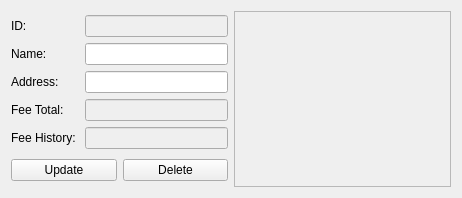
<?xml version="1.0" encoding="UTF-8"?>
<ui version="4.0">
 <class>BorrowerEntry</class>
 <widget class="QWidget" name="BorrowerEntry">
  <property name="geometry">
   <rect>
    <x>0</x>
    <y>0</y>
    <width>462</width>
    <height>198</height>
   </rect>
  </property>
  <property name="sizePolicy">
   <sizepolicy hsizetype="Preferred" vsizetype="Preferred">
    <horstretch>0</horstretch>
    <verstretch>0</verstretch>
   </sizepolicy>
  </property>
  <property name="minimumSize">
   <size>
    <width>0</width>
    <height>198</height>
   </size>
  </property>
  <property name="windowTitle">
   <string>Form</string>
  </property>
  <layout class="QVBoxLayout" name="verticalLayout_3">
   <item>
    <layout class="QHBoxLayout" name="horizontalLayout_3">
     <item>
      <layout class="QGridLayout" name="gridLayout">
       <item row="0" column="0">
        <layout class="QHBoxLayout" name="horizontalLayout">
         <item>
          <layout class="QVBoxLayout" name="verticalLayout_2">
           <item>
            <widget class="QLabel" name="idLabel">
             <property name="text">
              <string>ID:</string>
             </property>
            </widget>
           </item>
           <item>
            <widget class="QLabel" name="nameLabel">
             <property name="text">
              <string>Name:</string>
             </property>
            </widget>
           </item>
           <item>
            <widget class="QLabel" name="addressLabel">
             <property name="text">
              <string>Address:</string>
             </property>
            </widget>
           </item>
           <item>
            <widget class="QLabel" name="feeTotalLabel">
             <property name="text">
              <string>Fee Total: </string>
             </property>
            </widget>
           </item>
           <item>
            <widget class="QLabel" name="feeHistoryLabel">
             <property name="text">
              <string>Fee History: </string>
             </property>
            </widget>
           </item>
          </layout>
         </item>
         <item>
          <layout class="QVBoxLayout" name="verticalLayout">
           <item>
            <widget class="QLineEdit" name="idLineEdit">
             <property name="enabled">
              <bool>false</bool>
             </property>
             <property name="autoFillBackground">
              <bool>false</bool>
             </property>
             <property name="readOnly">
              <bool>true</bool>
             </property>
            </widget>
           </item>
           <item>
            <widget class="QLineEdit" name="nameLineEdit"/>
           </item>
           <item>
            <widget class="QLineEdit" name="addressLineEdit"/>
           </item>
           <item>
            <widget class="QLineEdit" name="feeTotalLineEdit">
             <property name="enabled">
              <bool>false</bool>
             </property>
             <property name="autoFillBackground">
              <bool>false</bool>
             </property>
             <property name="readOnly">
              <bool>true</bool>
             </property>
            </widget>
           </item>
           <item>
            <widget class="QLineEdit" name="feeHistoryLineEdit">
             <property name="enabled">
              <bool>false</bool>
             </property>
             <property name="autoFillBackground">
              <bool>false</bool>
             </property>
             <property name="readOnly">
              <bool>true</bool>
             </property>
            </widget>
           </item>
          </layout>
         </item>
        </layout>
       </item>
       <item row="1" column="0">
        <layout class="QHBoxLayout" name="horizontalLayout_2">
         <item>
          <widget class="QPushButton" name="updateButton">
           <property name="text">
            <string>Update</string>
           </property>
          </widget>
         </item>
         <item>
          <widget class="QPushButton" name="deleteButton">
           <property name="text">
            <string>Delete</string>
           </property>
          </widget>
         </item>
        </layout>
       </item>
      </layout>
     </item>
     <item>
      <widget class="QScrollArea" name="scrollArea">
       <property name="widgetResizable">
        <bool>true</bool>
       </property>
       <widget class="QWidget" name="scrollAreaWidgetContents">
        <property name="geometry">
         <rect>
          <x>0</x>
          <y>0</y>
          <width>216</width>
          <height>176</height>
         </rect>
        </property>
       </widget>
      </widget>
     </item>
    </layout>
   </item>
  </layout>
  <zorder>idLineEdit</zorder>
  <zorder>idLabel</zorder>
  <zorder>idLabel</zorder>
  <zorder>idLineEdit</zorder>
  <zorder>nameLabel</zorder>
  <zorder>nameLineEdit</zorder>
  <zorder>addressLabel</zorder>
  <zorder>addressLineEdit</zorder>
  <zorder>feeTotalLabel</zorder>
  <zorder>feeTotalLineEdit</zorder>
  <zorder>feeHistoryLabel</zorder>
  <zorder>feeHistoryLineEdit</zorder>
  <zorder></zorder>
  <zorder>deleteButton</zorder>
  <zorder>updateButton</zorder>
  <zorder>scrollArea</zorder>
 </widget>
 <resources/>
 <connections/>
</ui>
